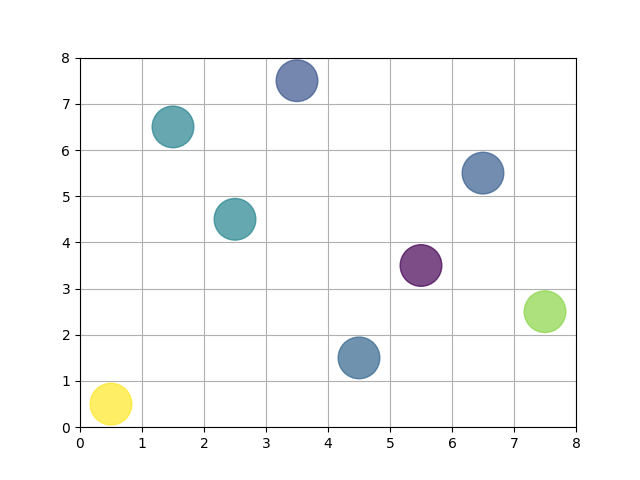

This figure's Python source:
import numpy as np
import matplotlib.pyplot as plt

N = 8
matrix = np.zeros((N, N), dtype=int)
print(matrix)

usedRow = np.zeros(N)
usedCol = np.zeros(N)
usedFirstDiagonal = np.zeros(2*N)
usedSecondDiagonal = np.zeros(2*N)

def choose(row, col):
    matrix[row, col] = 1
    usedRow[row] = usedCol[col] = True
    usedFirstDiagonal[row-col+N] = True
    usedSecondDiagonal[row+col] = True


def unchoose(row, col):
    matrix[row, col] = 0
    usedRow[row] = usedCol[col] = False
    usedFirstDiagonal[row - col + N] = False
    usedSecondDiagonal[row + col] = False


def conflict(row, col):
    return usedRow[row] or usedCol[col] or usedFirstDiagonal[row - col + N] or usedSecondDiagonal[row + col]


def draw():
    x = []
    y = []

    for i in range(N):
        for j in range(N):
            if matrix[i][j] == 1:
                x.append(i+0.5)
                y.append(j+0.5)

    area = (30 * 1) ** 2
    colors = np.random.rand(N)
    plt.scatter(x, y, s=area, c=colors, alpha=0.7)

    plt.xticks(range(N+1))
    plt.yticks(range(N+1))

    plt.grid(True)
    plt.show()


found = 0

def backtrack(col):
    global found

    if col == N:
        found = 1
        print('found')
        print(matrix)
        draw()
        return

    for row in range(N):
        if found:
            return

        if conflict(row, col):
            continue

        choose(row, col)
        backtrack(col+1)
        unchoose(row, col)


backtrack(0)
